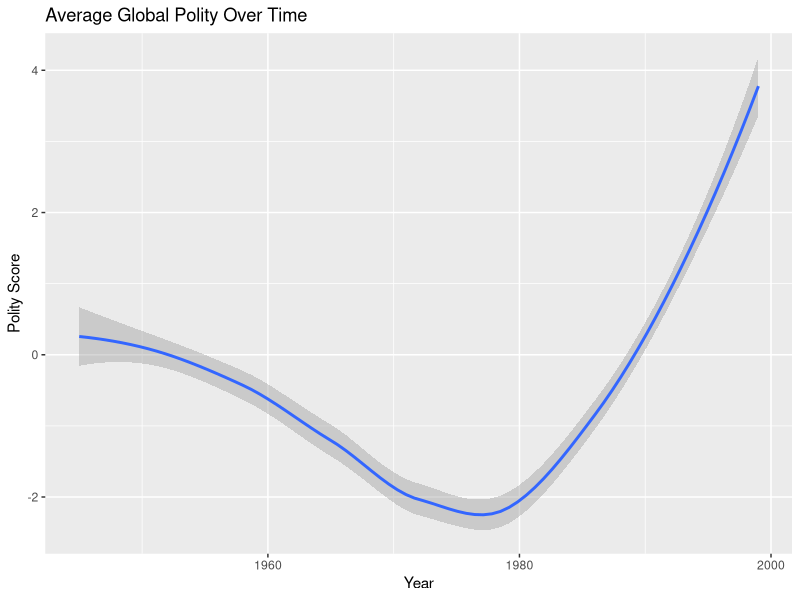
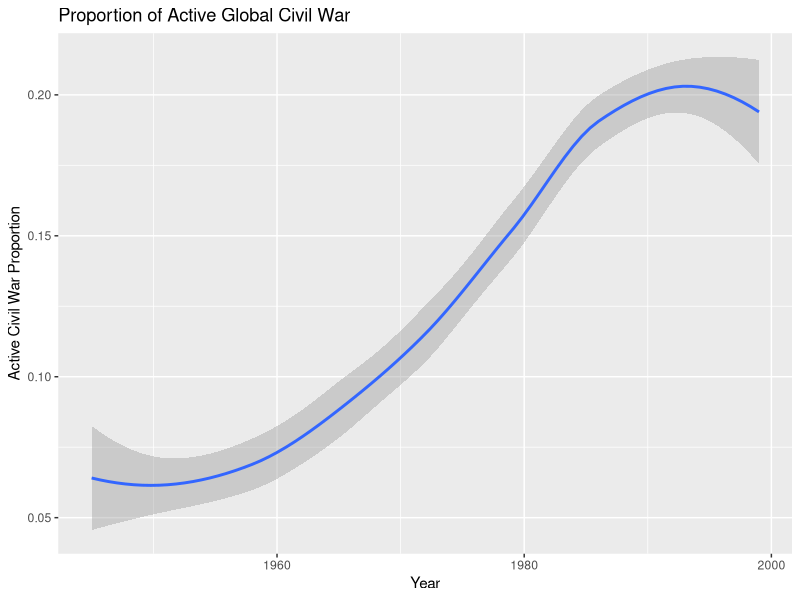
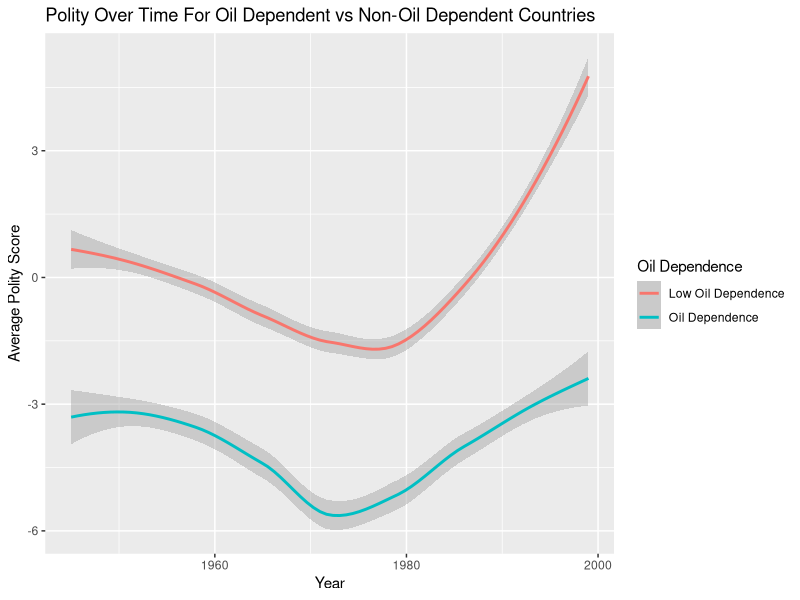
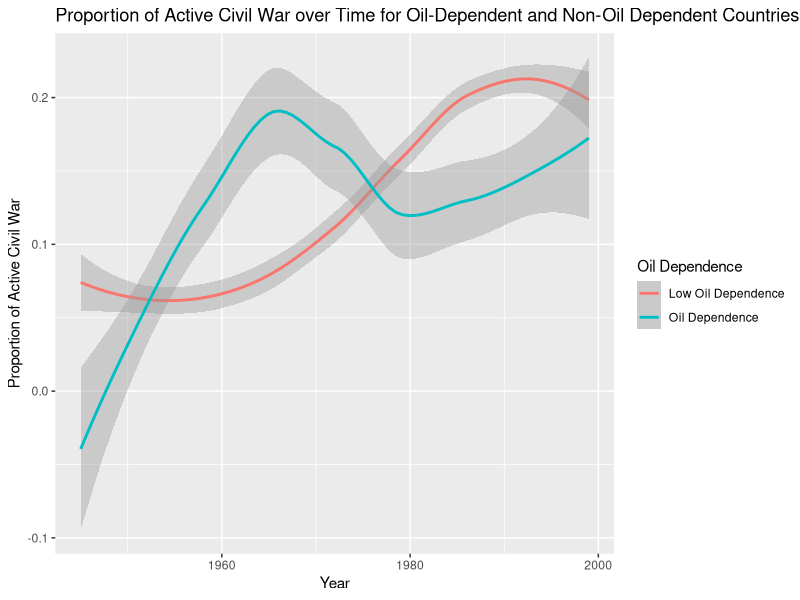
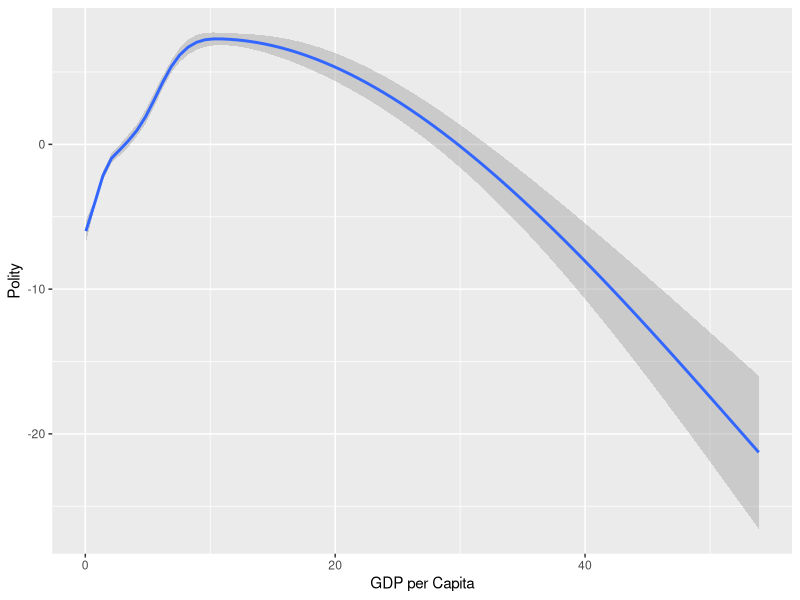
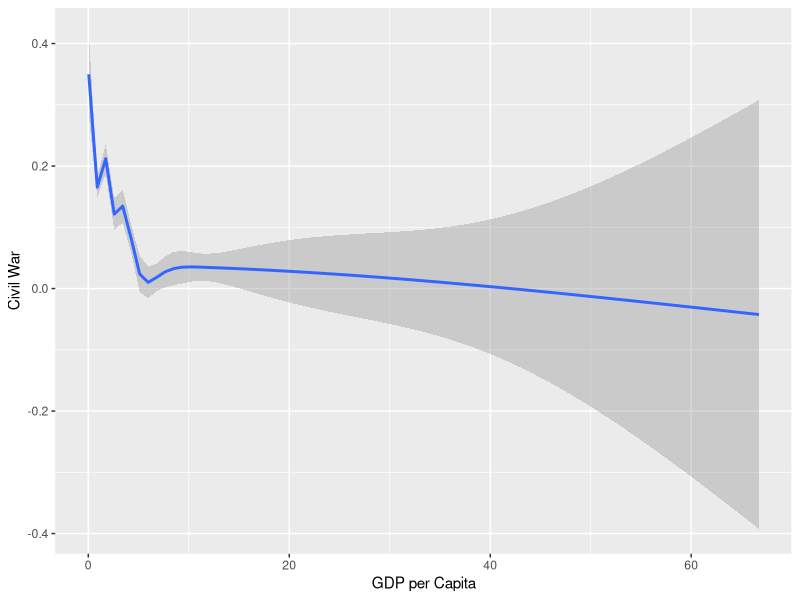

R code for these plots, in order:
## ---- chunk 1
library(tidyverse)
library(dplyr)
library(ggplot2)

# Load data
data <- read_csv("data/civilwar.csv") 

# Create polity visualization
data |>
  group_by(year) |>
  summarize(avg_polity = mean(polity2, na.rm = TRUE)) |>
  ggplot(mapping = aes(x = year, y = avg_polity)) +
  geom_smooth() +
  labs(
    title = "Average Global Polity Over Time",
    y = "Polity Score",
    x = "Year"
  )

# Create civil war visualization
data |>
  group_by(year) |>
  summarize(war_prop = mean(war, na.rm = TRUE)) |>
  ggplot(mapping = aes(x = year, y = war_prop)) +
  geom_smooth() +
  labs(
    title = "Proportion of Active Global Civil War",
    y = "Active Civil War Proportion",
    x = "Year"
  )
## ---- chunk 2
# POLITY AND OIL REVENUE

# Create oil_rev variable and calculate avg polity by oil_rev
polity_data <- data |>
  mutate(
    oil_rev = if_else(Oil == 1, "Oil Dependence", "Low Oil Dependence")
  ) 
  

# Graph polity over time for oil dependent and non-oil dependent nations
polity_plot <- polity_data |>
  group_by(oil_rev, year) |>
  summarize(avg_polity = mean(polity2, na.rm = TRUE)) |>
  ggplot(mapping = aes(x = year, y = avg_polity, color = oil_rev)) +
  geom_smooth() +
  labs(
    x = "Year",
    y = "Average Polity Score",
    title = "Polity Over Time For Oil Dependent vs Non-Oil Dependent Countries",
    color = "Oil Dependence"
  )

polity_plot


## ---- chunk 3
# CIVIL WAR AND OIL REVENUE

# Create oil dependence variable
war_data <- data |>
  mutate(
    oil_rev = if_else(Oil == 1, "Oil Dependence", "Low Oil Dependence")
  ) 

# Graph the proportion of active civil war over time for oil-dependent and non-oil dependent countries
war_plot <- war_data |>
  group_by(oil_rev, year) |>
  summarize(prop_war = mean(war, na.rm = TRUE)) |>
  ggplot(mapping = aes(x = year, y = prop_war, color = oil_rev)) +
  geom_smooth() +
  labs(
    x = "Year",
    y = "Proportion of Active Civil War",
    title = "Proportion of Active Civil War over Time for Oil-Dependent and Non-Oil Dependent Countries",
    color = "Oil Dependence"
  )

war_plot
## ---- chunk 4
# POLITY AND OIL REVENUE (regression)

library(broom)

# Mutates oil_rev variable 
data <- data |>
  mutate(
    oil_rev = if_else(Oil == 1, "Oil Dependence", "Low Oil Dependence")
  )

# Creates regression with polity as outcome and oil revenue/dependence as predictor
data$oil_reserve_situation<-data$oil_rev
fit_1 <- lm(polity2 ~ oil_reserve_situation, data = data)

# Creates tables of results
fit_1 |>
  broom::tidy() |>
  select(term, estimate) |>
  knitr::kable(digits = 2)

summary(fit_1)
## ---- chunk 5
# CIVIL WAR AND OIL REVENUE (regression)

# Creates regression with war as outcome and oil revenue/dependence as predictor
fit_2 <- lm(war ~ oil_reserve_situation, data = data)

# Creates tables of results
fit_2 |>
  broom::tidy() |>
  select(term, estimate) |>
  knitr::kable(digits = 2)

summary(fit_2)
## ---- chunk 6
gdp_plot_polity <- data |>
  ggplot(mapping = aes(x = gdpen, y = polity2)) +
  geom_smooth() +
  labs(
    y = "Polity",
    x = "GDP per Capita"
  )

gdp_plot_polity

gdp_plot_war <- data |>
  ggplot(mapping = aes(x = gdpen, y = war)) +
  geom_smooth() +
  labs(
    y = "Civil War",
    x = "GDP per Capita"
  )

gdp_plot_war

fit_war_gdp <- lm(war ~ gdpen, data = data)

summary(fit_war_gdp)
